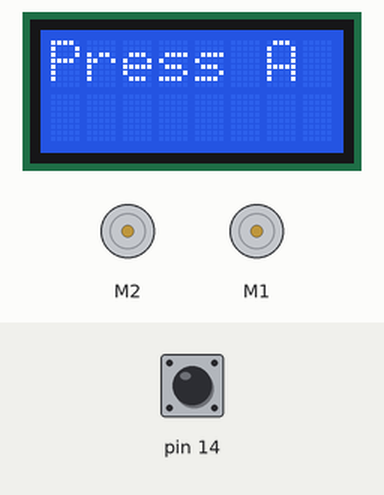
The sketch below on a simulated Arduino Leonardo, built with avr-gcc and run on an emulated ATmega32U4. Parts: 8×2 character LCD, 2 × DC motor (green arrow = forward, orange = backward, longer = faster). The test bench sets the inputs (shaded band); at power-on: pin 14 HIGH.

Above: at 1.2 s.
1.3 s: pin 14 pulled LOW for 0.15 s
At 3.78 s:
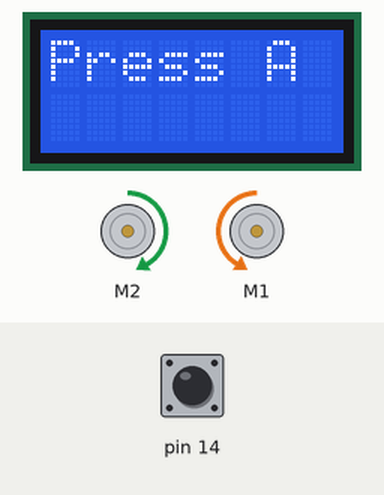
At 14.8 s:
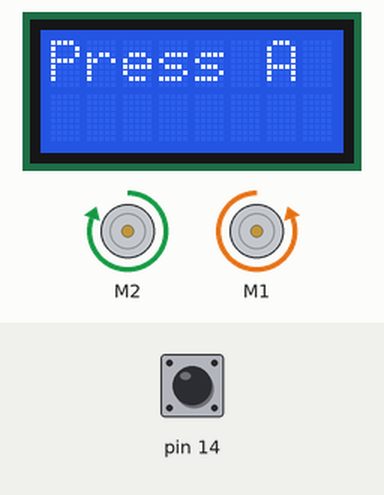
Timing chart, 0 to 16.2 s (numbered marks = the images above; inputs shaded):
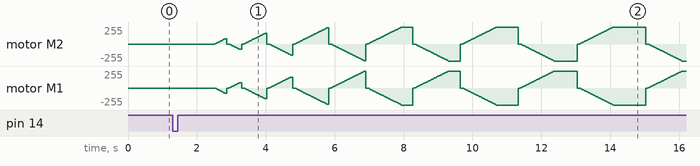

The sketch:

left_right_functions.ino
```cpp
#include <Zumo32U4.h>

Zumo32U4LCD lcd;
Zumo32U4Motors motors;
Zumo32U4ButtonA buttonA;

const uint8_t motorSpeed = 400;

void setup() {
  lcd.clear();
  lcd.gotoXY(0, 0);
  lcd.print("Press A");
}


void loop() {
  bool buttonPress = buttonA.getSingleDebouncedPress();

  if (buttonPress) {
    delay(1000);

    for(double i = 0; i < 360*2; i+= 90){
      turnLeft(i);

      delay(50);
      motors.setRightSpeed(0);
      motors.setLeftSpeed(0);
      delay(50);

      turnRight(i);

      delay(50);
      motors.setRightSpeed(0);
      motors.setLeftSpeed(0);
      delay(50);
    }
  }

}

void turnLeft(double n){
  for (double speed = 0; speed <= (n/360)*510; speed++)
    {
      motors.setRightSpeed(speed);
      motors.setLeftSpeed(-speed);
      delay(2);
    }
}

void turnRight(double n){
  for (double speed = 0; speed <= (n/360)*520; speed++)
    {
      motors.setRightSpeed(-speed);
      motors.setLeftSpeed(speed);
      delay(2);
    }
}
```
